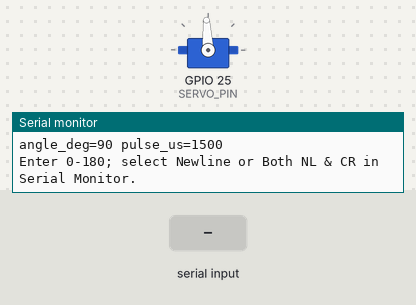
Recording of a sketch running on a simulated ESP32. On the bench: servo, the last lines printed to the serial monitor. The test bench sets the inputs (shaded band). Servo pulses on a pin are drawn as a servo (544–2400 µs = 0–180°).

Above: at 1.2 s.
1.3 s: "0\n" received over Serial
At 2.5 s:
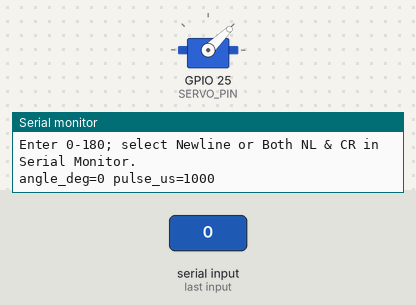
2.8 s: "90\n" received over Serial
At 3.9 s:
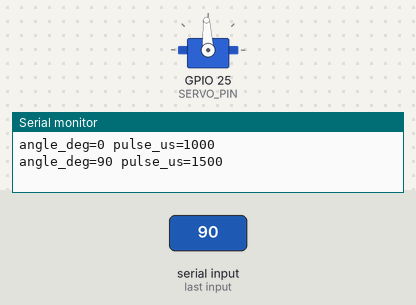
Timing chart, 0 to 5.8 s (numbered marks = the images above; inputs shaded):
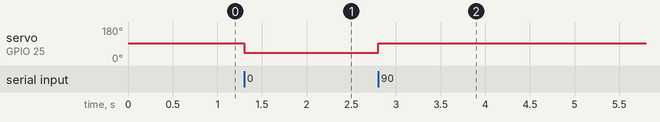

The sketch:

servo_serial_004.ino
```cpp
#include <Arduino.h>

const uint8_t SERVO_PIN = 25;
const uint32_t PWM_FREQUENCY_HZ = 50;
const uint8_t PWM_RESOLUTION_BITS = 16;
const uint32_t PWM_PERIOD_US = 1000000UL / PWM_FREQUENCY_HZ;
const uint32_t PWM_TICKS = 1UL << PWM_RESOLUTION_BITS;
const uint32_t MIN_PULSE_US = 1000;
const uint32_t MAX_PULSE_US = 2000;
bool servoReady = false;

uint32_t pulseUsToDuty(uint32_t pulseUs) {
  // 65536 timer ticks per period; round to the nearest tick.
  const uint64_t duty = (uint64_t(pulseUs) * PWM_TICKS + PWM_PERIOD_US / 2) / PWM_PERIOD_US;
  return duty >= PWM_TICKS ? PWM_TICKS - 1 : uint32_t(duty);
}

bool setServoAngle(int angleDeg) {
  if (angleDeg < 0 || angleDeg > 180) {
    Serial.println("ERROR: angle must be 0-180");
    return false;
  }
  if (!servoReady) {
    Serial.println("ERROR: PWM not ready");
    return false;
  }
  const uint32_t pulseUs = MIN_PULSE_US +
      (uint32_t(angleDeg) * (MAX_PULSE_US - MIN_PULSE_US) + 90) / 180;
  // Core 3.x uses the GPIO pin, not the channel number.
  if (!ledcWrite(SERVO_PIN, pulseUsToDuty(pulseUs))) {
    Serial.println("ERROR: ledcWrite failed");
    servoReady = false;
    return false;
  }
  // Report the command, not a measured physical angle.
  Serial.printf("angle_deg=%d pulse_us=%lu\n", angleDeg, (unsigned long)pulseUs);
  return true;
}

void initServo() {
  if (!ledcAttach(SERVO_PIN, PWM_FREQUENCY_HZ, PWM_RESOLUTION_BITS)) {
    Serial.println("ERROR: ledcAttach failed");
    return;
  }
  servoReady = true;
  setServoAngle(90);
}

// One command per line: 1-3 decimal digits, no spaces or sign.
char inputLine[4];
uint8_t inputLength = 0;
bool invalidLine = false;
bool previousWasCR = false;

void processLine() {
  if (invalidLine || inputLength == 0) {
    Serial.println("ERROR: enter 1-3 digits (0-180), then newline");
  } else {
    int angle = 0;
    for (uint8_t i = 0; i < inputLength; ++i) {
      angle = angle * 10 + (inputLine[i] - '0');
    }
    setServoAngle(angle);
  }
  inputLength = 0;
  invalidLine = false;
}

void setup() {
  Serial.begin(115200);
  Serial.println("ROS2 AI Vision Rover");
  Serial.println("Task 004 SG90 Serial Control");
  initServo();
  Serial.println("Enter 0-180; select Newline or Both NL & CR in Serial Monitor.");
}

void loop() {
  delay(1);
  while (Serial.available() > 0) {
    const char c = char(Serial.read());
    if (c == '\n' && previousWasCR) {
      previousWasCR = false;  // Treat CRLF as one line ending.
      continue;
    }
    previousWasCR = (c == '\r');
    if (c == '\r' || c == '\n') {
      processLine();
    } else if (c < '0' || c > '9' || inputLength >= sizeof(inputLine) - 1) {
      invalidLine = true;  // Reject the entire bad/overlong line until newline.
    } else if (!invalidLine) {
      inputLine[inputLength++] = c;
    }
  }
}
```

Measured:
- after the input at 1.3 s, servo on GPIO 25 (SERVO_PIN): 93° → 44° at once
- after the input at 2.8 s, servo on GPIO 25 (SERVO_PIN): 44° → 93° at once
